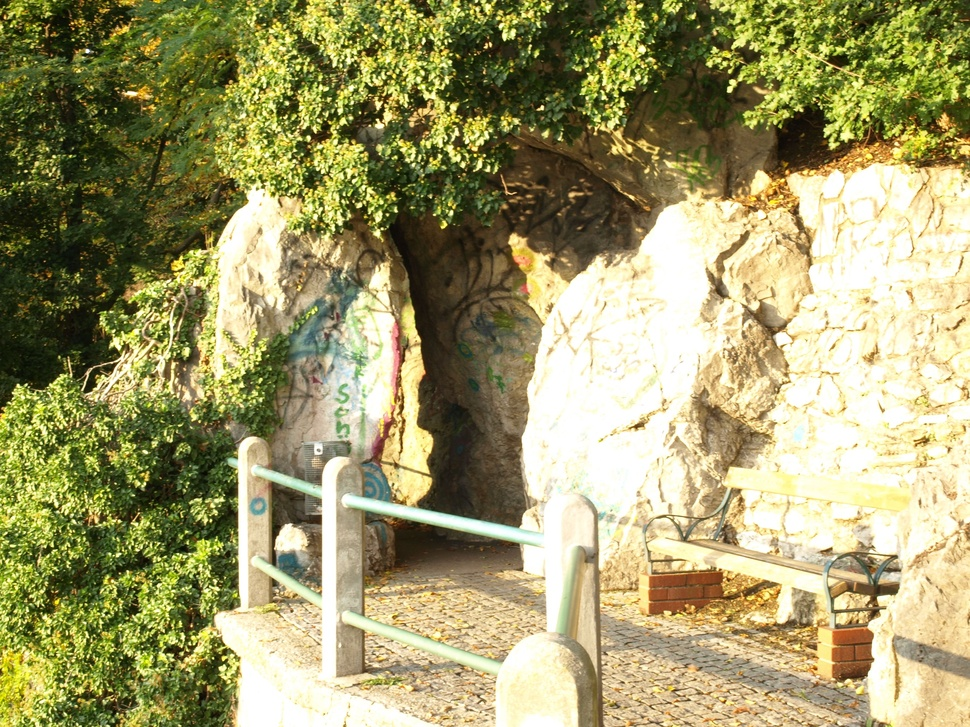
%> input picture Main Codes/homework2/Image A.jpg, 970 x 727 px, shrunk from 3648 x 2736 before the run
$ octave image_process_2.m   (GNU Octave 9; MATLAB toolbox functions it lacks are replaced by stand-ins)
%> lines starting %> are read from the running program, lines starting %| are printed output that depends on the picture
%2.1
ia=imread('Image A.jpg');
%> ia is the input picture: size 727x970x3 uint8; mean R, G, B 159.4, 154.6, 106.2
ib=imread('Image B.jpg');
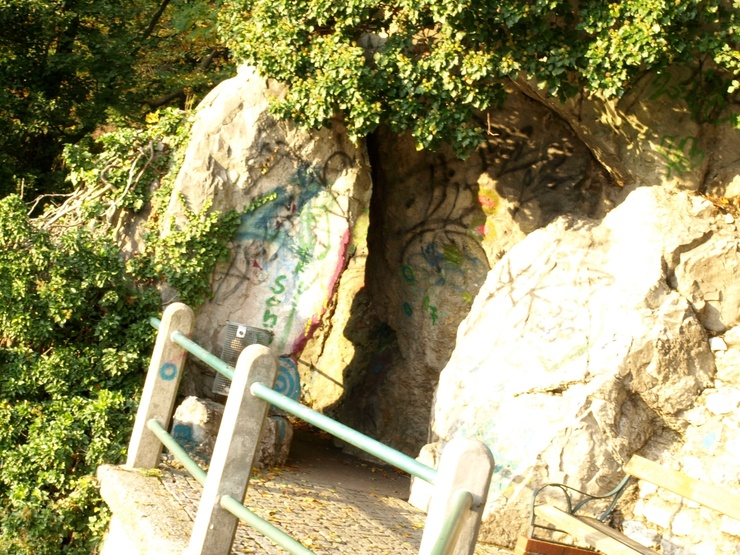
%> input picture Main Codes/homework2/Image B.jpg, 740 x 555 px, shrunk from 2785 x 2089 before the run
%> ib is the input picture: size 555x740x3 uint8; mean R, G, B 151.3, 145.9, 102.9
figure(1)
subplot(121)
imshow(ia);
axis on
xlabel x
ylabel y
subplot(122)
imshow(ib);
axis on
xlabel x
ylabel y
figure(2)
ia=ia(:,:,1);
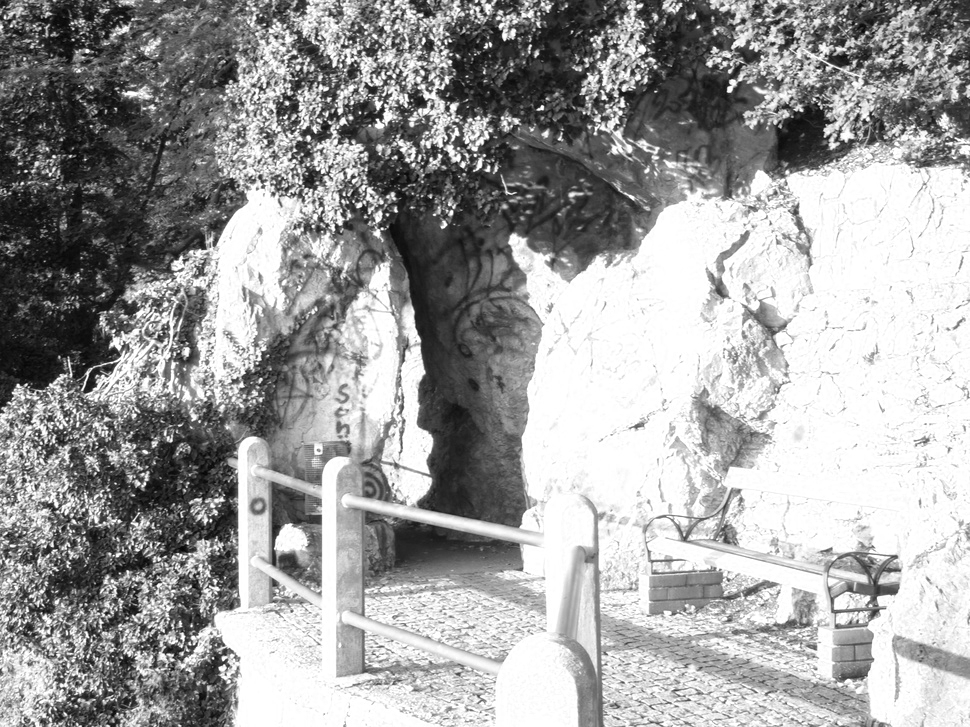
%> ia: size 727x970 uint8; min 3, max 255, mean 159.4
ib=ib(:,:,1);
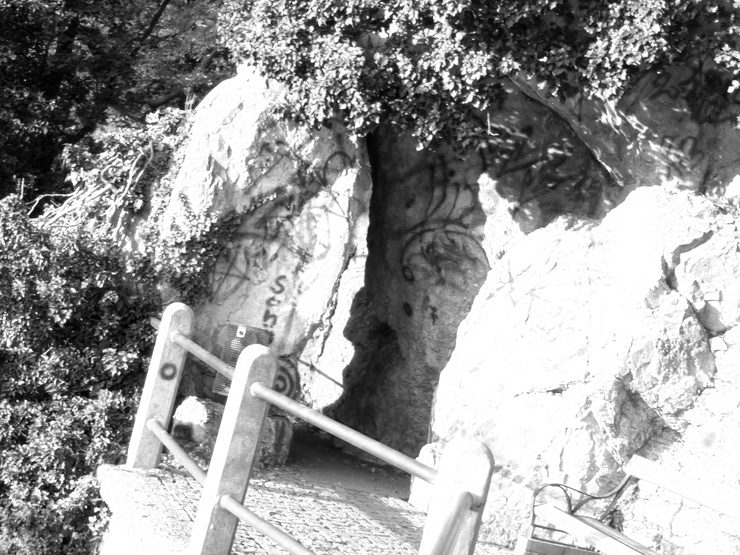
%> ib: size 555x740 uint8; min 0, max 255, mean 151.3

subplot(121)
imshow(ia);
axis on
xlabel x
ylabel y
subplot(122)
imshow(ib);
axis on
xlabel x
ylabel y

%> (the run ends here)
